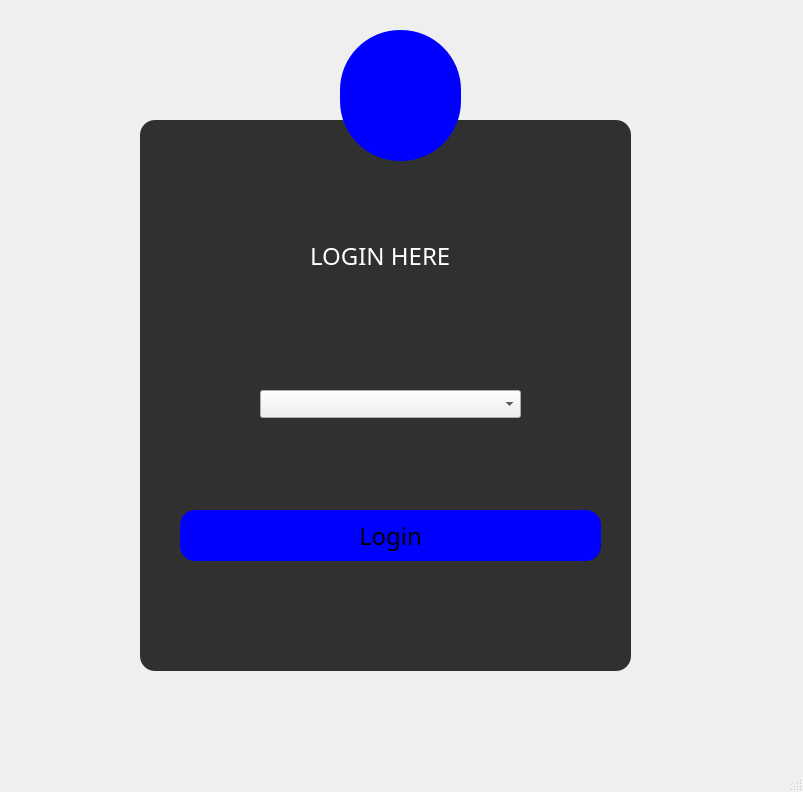
<?xml version="1.0" encoding="UTF-8"?>
<ui version="4.0">
 <class>Motpasseobl</class>
 <widget class="QMainWindow" name="Motpasseobl">
  <property name="geometry">
   <rect>
    <x>0</x>
    <y>0</y>
    <width>803</width>
    <height>792</height>
   </rect>
  </property>
  <property name="windowTitle">
   <string>MainWindow</string>
  </property>
  <property name="styleSheet">
   <string notr="true">*{
	background-image: url(:/opk/medicine-capsules-global-health-with-geometric-pattern-digital-remix.jpg);
     font-family:century gothic;
     font-size:24px;
}
QFrame{
background:rgba(0,0,0,0.8);
border-radius:15px;
}
#Form{
background:url(:/new/prefix1/plolp.jpg);
}

QPushButton
{
background:blue;
border-radius:60px;
}
QToolButton
{
background:blue;
border-radius:60px;
}
QLabel{
color:white;
background:transparent;
}
QPushButton
{
background:blue;
border-radius:15px;
}
QPushButton:hover{
color:#333;
border-radius:15px;
background:#49abff;
}
QLineEdit{
background:transparent;
border:none;
color:#717072;
border-bottom:1px solid #717072;
}</string>
  </property>
  <widget class="QWidget" name="centralwidget">
   <widget class="QFrame" name="frame">
    <property name="geometry">
     <rect>
      <x>140</x>
      <y>120</y>
      <width>491</width>
      <height>551</height>
     </rect>
    </property>
    <property name="frameShape">
     <enum>QFrame::StyledPanel</enum>
    </property>
    <property name="frameShadow">
     <enum>QFrame::Raised</enum>
    </property>
    <widget class="QLabel" name="label">
     <property name="geometry">
      <rect>
       <x>170</x>
       <y>90</y>
       <width>251</width>
       <height>91</height>
      </rect>
     </property>
     <property name="styleSheet">
      <string notr="true"/>
     </property>
     <property name="text">
      <string>LOGIN HERE</string>
     </property>
    </widget>
    <widget class="QPushButton" name="pushButtonlogin2">
     <property name="geometry">
      <rect>
       <x>40</x>
       <y>390</y>
       <width>421</width>
       <height>51</height>
      </rect>
     </property>
     <property name="text">
      <string>Login</string>
     </property>
    </widget>
    <widget class="QLabel" name="label_2">
     <property name="geometry">
      <rect>
       <x>10</x>
       <y>220</y>
       <width>461</width>
       <height>20</height>
      </rect>
     </property>
     <property name="text">
      <string/>
     </property>
    </widget>
    <widget class="QComboBox" name="comboBox90">
     <property name="geometry">
      <rect>
       <x>120</x>
       <y>270</y>
       <width>261</width>
       <height>28</height>
      </rect>
     </property>
    </widget>
   </widget>
   <widget class="QToolButton" name="toolButton">
    <property name="geometry">
     <rect>
      <x>340</x>
      <y>30</y>
      <width>121</width>
      <height>131</height>
     </rect>
    </property>
    <property name="styleSheet">
     <string notr="true">border-image: url(:/new/prefix1/user_1077114.png);</string>
    </property>
    <property name="text">
     <string/>
    </property>
   </widget>
  </widget>
  <widget class="QStatusBar" name="statusbar"/>
 </widget>
 <resources/>
 <connections/>
</ui>
